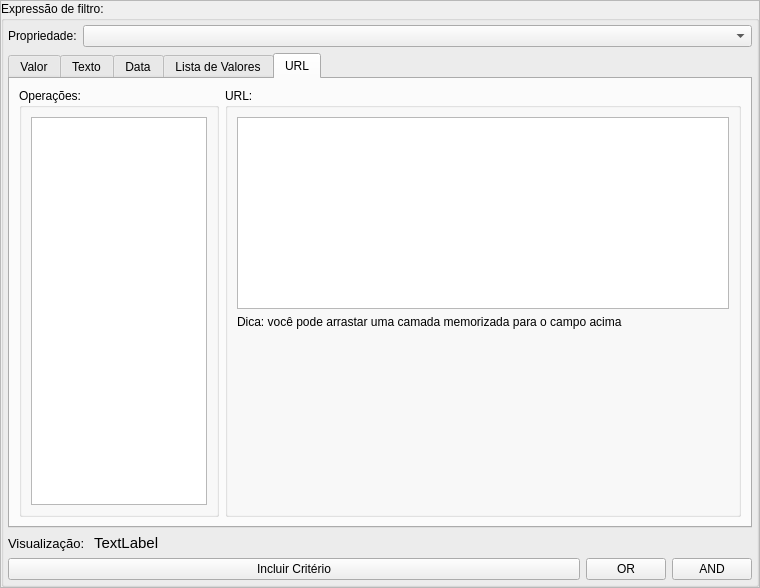
<?xml version="1.0" encoding="UTF-8"?>
<ui version="4.0">
 <class>Frame</class>
 <widget class="QFrame" name="Frame">
  <property name="geometry">
   <rect>
    <x>0</x>
    <y>0</y>
    <width>760</width>
    <height>588</height>
   </rect>
  </property>
  <property name="windowTitle">
   <string>Frame</string>
  </property>
  <property name="frameShape">
   <enum>QFrame::StyledPanel</enum>
  </property>
  <property name="frameShadow">
   <enum>QFrame::Raised</enum>
  </property>
  <layout class="QGridLayout" name="gridLayout">
   <property name="margin">
    <number>0</number>
   </property>
   <item row="0" column="0">
    <widget class="QGroupBox" name="groupFilter">
     <property name="sizePolicy">
      <sizepolicy hsizetype="Expanding" vsizetype="Expanding">
       <horstretch>0</horstretch>
       <verstretch>0</verstretch>
      </sizepolicy>
     </property>
     <property name="title">
      <string>Expressão de filtro:</string>
     </property>
     <layout class="QGridLayout" name="gridLayout_4">
      <property name="margin">
       <number>4</number>
      </property>
      <property name="horizontalSpacing">
       <number>6</number>
      </property>
      <item row="3" column="0">
       <layout class="QHBoxLayout" name="horizontalLayout_5">
        <item>
         <widget class="QPushButton" name="bt_insert_criteria">
          <property name="sizePolicy">
           <sizepolicy hsizetype="Expanding" vsizetype="Fixed">
            <horstretch>0</horstretch>
            <verstretch>0</verstretch>
           </sizepolicy>
          </property>
          <property name="text">
           <string>Incluir Critério</string>
          </property>
         </widget>
        </item>
        <item>
         <widget class="QPushButton" name="bt_or">
          <property name="text">
           <string>OR</string>
          </property>
         </widget>
        </item>
        <item>
         <widget class="QPushButton" name="bt_and">
          <property name="text">
           <string>AND</string>
          </property>
         </widget>
        </item>
       </layout>
      </item>
      <item row="0" column="0">
       <layout class="QHBoxLayout" name="horizontalLayout_3">
        <item>
         <widget class="QLabel" name="label_2">
          <property name="sizePolicy">
           <sizepolicy hsizetype="Minimum" vsizetype="Preferred">
            <horstretch>0</horstretch>
            <verstretch>0</verstretch>
           </sizepolicy>
          </property>
          <property name="text">
           <string>Propriedade:</string>
          </property>
         </widget>
        </item>
        <item>
         <widget class="QComboBox" name="cb_filter_property">
          <property name="sizePolicy">
           <sizepolicy hsizetype="Expanding" vsizetype="Fixed">
            <horstretch>0</horstretch>
            <verstretch>0</verstretch>
           </sizepolicy>
          </property>
          <property name="font">
           <font>
            <pointsize>9</pointsize>
           </font>
          </property>
         </widget>
        </item>
       </layout>
      </item>
      <item row="1" column="0">
       <widget class="QTabWidget" name="tab_values">
        <property name="currentIndex">
         <number>4</number>
        </property>
        <widget class="QWidget" name="tab_value">
         <attribute name="title">
          <string>Valor</string>
         </attribute>
         <layout class="QVBoxLayout" name="verticalLayout">
          <item>
           <widget class="QGroupBox" name="groupBox_5">
            <property name="title">
             <string>Operadores</string>
            </property>
            <property name="flat">
             <bool>false</bool>
            </property>
            <property name="checkable">
             <bool>false</bool>
            </property>
            <layout class="QGridLayout" name="gridLayout_5">
             <item row="0" column="2">
              <widget class="QPushButton" name="bt_number_gt">
               <property name="text">
                <string>&gt;</string>
               </property>
              </widget>
             </item>
             <item row="1" column="0">
              <widget class="QPushButton" name="bt_number_neq">
               <property name="text">
                <string>!=</string>
               </property>
              </widget>
             </item>
             <item row="1" column="1">
              <widget class="QPushButton" name="bt_number_lte">
               <property name="text">
                <string>&lt;=</string>
               </property>
              </widget>
             </item>
             <item row="0" column="0">
              <widget class="QPushButton" name="bt_number_eq">
               <property name="text">
                <string>=</string>
               </property>
              </widget>
             </item>
             <item row="1" column="2">
              <widget class="QPushButton" name="bt_number_gte">
               <property name="text">
                <string>&gt;=</string>
               </property>
              </widget>
             </item>
             <item row="0" column="1">
              <widget class="QPushButton" name="bt_number_lt">
               <property name="text">
                <string>&lt;</string>
               </property>
              </widget>
             </item>
            </layout>
           </widget>
          </item>
          <item>
           <widget class="QGroupBox" name="groupBox_8">
            <property name="sizePolicy">
             <sizepolicy hsizetype="Preferred" vsizetype="Expanding">
              <horstretch>0</horstretch>
              <verstretch>0</verstretch>
             </sizepolicy>
            </property>
            <property name="title">
             <string>Amostra de valores da propriedade:</string>
            </property>
            <layout class="QVBoxLayout" name="verticalLayout_6">
             <item>
              <layout class="QHBoxLayout" name="horizontalLayout_6">
               <item>
                <widget class="QListWidget" name="tabValue_list_values">
                 <property name="sizePolicy">
                  <sizepolicy hsizetype="Minimum" vsizetype="Expanding">
                   <horstretch>0</horstretch>
                   <verstretch>0</verstretch>
                  </sizepolicy>
                 </property>
                 <property name="minimumSize">
                  <size>
                   <width>225</width>
                   <height>0</height>
                  </size>
                 </property>
                </widget>
               </item>
              </layout>
             </item>
             <item>
              <layout class="QHBoxLayout" name="horizontalLayout_7">
               <item>
                <widget class="QLineEdit" name="tabValue_tx_insert_value"/>
               </item>
               <item>
                <widget class="QPushButton" name="tabValue_bt_insert">
                 <property name="text">
                  <string>Inserir</string>
                 </property>
                </widget>
               </item>
              </layout>
             </item>
            </layout>
           </widget>
          </item>
          <item>
           <spacer name="verticalSpacer">
            <property name="orientation">
             <enum>Qt::Vertical</enum>
            </property>
            <property name="sizeType">
             <enum>QSizePolicy::Minimum</enum>
            </property>
            <property name="sizeHint" stdset="0">
             <size>
              <width>20</width>
              <height>0</height>
             </size>
            </property>
           </spacer>
          </item>
         </layout>
        </widget>
        <widget class="QWidget" name="tab_text">
         <attribute name="title">
          <string>Texto</string>
         </attribute>
         <layout class="QVBoxLayout" name="verticalLayout_5">
          <item>
           <widget class="QGroupBox" name="groupBox_7">
            <property name="title">
             <string>Operadores</string>
            </property>
            <property name="flat">
             <bool>false</bool>
            </property>
            <property name="checkable">
             <bool>false</bool>
            </property>
            <layout class="QGridLayout" name="gridLayout_8">
             <item row="1" column="0">
              <widget class="QPushButton" name="pushButton_18">
               <property name="text">
                <string>!=</string>
               </property>
              </widget>
             </item>
             <item row="0" column="0">
              <widget class="QPushButton" name="pushButton_20">
               <property name="text">
                <string>=</string>
               </property>
              </widget>
             </item>
            </layout>
           </widget>
          </item>
          <item>
           <spacer name="verticalSpacer_4">
            <property name="orientation">
             <enum>Qt::Vertical</enum>
            </property>
            <property name="sizeHint" stdset="0">
             <size>
              <width>20</width>
              <height>40</height>
             </size>
            </property>
           </spacer>
          </item>
         </layout>
        </widget>
        <widget class="QWidget" name="tab_date">
         <attribute name="title">
          <string>Data</string>
         </attribute>
         <layout class="QVBoxLayout" name="verticalLayout_3">
          <item>
           <widget class="QGroupBox" name="groupBox_4">
            <property name="title">
             <string>Operadores:</string>
            </property>
            <layout class="QGridLayout" name="gridLayout_6">
             <item row="0" column="3">
              <widget class="QPushButton" name="tabDate_bt_between">
               <property name="text">
                <string>BETWEEN</string>
               </property>
              </widget>
             </item>
             <item row="0" column="0">
              <widget class="QPushButton" name="tabDate_bt_eq">
               <property name="text">
                <string>=</string>
               </property>
              </widget>
             </item>
             <item row="0" column="1">
              <widget class="QPushButton" name="tabDate_bt_lt">
               <property name="text">
                <string>&lt;</string>
               </property>
              </widget>
             </item>
             <item row="0" column="2">
              <widget class="QPushButton" name="tabDate_bt_gt">
               <property name="text">
                <string>&gt;</string>
               </property>
              </widget>
             </item>
             <item row="1" column="0">
              <widget class="QPushButton" name="tabDate_bt_neq">
               <property name="text">
                <string>!=</string>
               </property>
              </widget>
             </item>
             <item row="1" column="1">
              <widget class="QPushButton" name="tabDate_bt_lte">
               <property name="text">
                <string>&lt;=</string>
               </property>
              </widget>
             </item>
             <item row="1" column="2">
              <widget class="QPushButton" name="tabDate_bt_gte">
               <property name="text">
                <string>&gt;=</string>
               </property>
              </widget>
             </item>
            </layout>
           </widget>
          </item>
          <item>
           <widget class="QGroupBox" name="groupBox_2">
            <property name="title">
             <string>Valores:</string>
            </property>
            <layout class="QGridLayout" name="gridLayout_3">
             <item row="0" column="0">
              <widget class="QGroupBox" name="groupBox_3">
               <property name="title">
                <string>Data:</string>
               </property>
               <property name="flat">
                <bool>false</bool>
               </property>
               <layout class="QGridLayout" name="gridLayout_9">
                <item row="0" column="0">
                 <widget class="QCalendarWidget" name="calendar_date"/>
                </item>
               </layout>
              </widget>
             </item>
             <item row="0" column="1">
              <widget class="QGroupBox" name="groupBox_9">
               <property name="enabled">
                <bool>true</bool>
               </property>
               <property name="title">
                <string>Data Posterior:</string>
               </property>
               <property name="flat">
                <bool>false</bool>
               </property>
               <layout class="QGridLayout" name="gridLayout_10">
                <item row="0" column="0">
                 <widget class="QCalendarWidget" name="calendar_date_post">
                  <property name="enabled">
                   <bool>false</bool>
                  </property>
                 </widget>
                </item>
               </layout>
              </widget>
             </item>
            </layout>
           </widget>
          </item>
          <item>
           <spacer name="verticalSpacer_2">
            <property name="orientation">
             <enum>Qt::Vertical</enum>
            </property>
            <property name="sizeType">
             <enum>QSizePolicy::Minimum</enum>
            </property>
            <property name="sizeHint" stdset="0">
             <size>
              <width>20</width>
              <height>0</height>
             </size>
            </property>
           </spacer>
          </item>
         </layout>
        </widget>
        <widget class="QWidget" name="tab_value_list">
         <attribute name="title">
          <string>Lista de Valores</string>
         </attribute>
         <layout class="QVBoxLayout" name="verticalLayout_4">
          <item>
           <widget class="QGroupBox" name="groupBox_6">
            <property name="title">
             <string>Operadores</string>
            </property>
            <property name="flat">
             <bool>false</bool>
            </property>
            <property name="checkable">
             <bool>false</bool>
            </property>
            <layout class="QGridLayout" name="gridLayout_7">
             <item row="0" column="0">
              <widget class="QPushButton" name="tabListValue_bt_in">
               <property name="text">
                <string>IN</string>
               </property>
              </widget>
             </item>
            </layout>
           </widget>
          </item>
          <item>
           <widget class="QGroupBox" name="groupBox">
            <property name="title">
             <string>Amostra de valores da propriedade:</string>
            </property>
            <layout class="QGridLayout" name="gridLayout_2">
             <item row="0" column="0">
              <widget class="QListWidget" name="tabListValue_list_values"/>
             </item>
             <item row="1" column="0">
              <layout class="QHBoxLayout" name="horizontalLayout_2">
               <item>
                <widget class="QLineEdit" name="tabListValue_tx_value"/>
               </item>
               <item>
                <widget class="QPushButton" name="tabListValue_bt_insert">
                 <property name="text">
                  <string>Inserir</string>
                 </property>
                </widget>
               </item>
              </layout>
             </item>
            </layout>
           </widget>
          </item>
          <item>
           <spacer name="verticalSpacer_3">
            <property name="orientation">
             <enum>Qt::Vertical</enum>
            </property>
            <property name="sizeType">
             <enum>QSizePolicy::Minimum</enum>
            </property>
            <property name="sizeHint" stdset="0">
             <size>
              <width>20</width>
              <height>0</height>
             </size>
            </property>
           </spacer>
          </item>
         </layout>
        </widget>
        <widget class="QWidget" name="tab_url">
         <attribute name="title">
          <string>URL</string>
         </attribute>
         <layout class="QGridLayout" name="gridLayout_11">
          <item row="0" column="0">
           <widget class="QGroupBox" name="groupBox_10">
            <property name="maximumSize">
             <size>
              <width>200</width>
              <height>16777215</height>
             </size>
            </property>
            <property name="title">
             <string>Operações:</string>
            </property>
            <layout class="QGridLayout" name="gridLayout_12">
             <item row="0" column="0">
              <widget class="QListWidget" name="tabUrl_list_operations"/>
             </item>
            </layout>
           </widget>
          </item>
          <item row="0" column="1">
           <widget class="QGroupBox" name="groupBox_11">
            <property name="sizePolicy">
             <sizepolicy hsizetype="Expanding" vsizetype="Preferred">
              <horstretch>0</horstretch>
              <verstretch>0</verstretch>
             </sizepolicy>
            </property>
            <property name="title">
             <string>URL:</string>
            </property>
            <layout class="QGridLayout" name="gridLayout_13">
             <item row="1" column="1">
              <widget class="QLabel" name="label_3">
               <property name="sizePolicy">
                <sizepolicy hsizetype="Preferred" vsizetype="Expanding">
                 <horstretch>0</horstretch>
                 <verstretch>0</verstretch>
                </sizepolicy>
               </property>
               <property name="text">
                <string>Dica: você pode arrastar uma camada memorizada para o campo acima</string>
               </property>
               <property name="alignment">
                <set>Qt::AlignLeading|Qt::AlignLeft|Qt::AlignTop</set>
               </property>
              </widget>
             </item>
             <item row="0" column="1">
              <widget class="QPlainTextEdit" name="tabUrl_tx_url"/>
             </item>
            </layout>
           </widget>
          </item>
          <item row="0" column="2">
           <spacer name="horizontalSpacer">
            <property name="orientation">
             <enum>Qt::Horizontal</enum>
            </property>
            <property name="sizeType">
             <enum>QSizePolicy::Minimum</enum>
            </property>
            <property name="sizeHint" stdset="0">
             <size>
              <width>0</width>
              <height>20</height>
             </size>
            </property>
           </spacer>
          </item>
         </layout>
        </widget>
       </widget>
      </item>
      <item row="2" column="0">
       <layout class="QHBoxLayout" name="horizontalLayout">
        <item>
         <widget class="QLabel" name="label">
          <property name="font">
           <font>
            <pointsize>10</pointsize>
           </font>
          </property>
          <property name="text">
           <string>Visualização: </string>
          </property>
         </widget>
        </item>
        <item>
         <widget class="QLabel" name="lb_criteria_preview">
          <property name="sizePolicy">
           <sizepolicy hsizetype="Expanding" vsizetype="Preferred">
            <horstretch>0</horstretch>
            <verstretch>0</verstretch>
           </sizepolicy>
          </property>
          <property name="font">
           <font>
            <pointsize>11</pointsize>
           </font>
          </property>
          <property name="text">
           <string>TextLabel</string>
          </property>
         </widget>
        </item>
       </layout>
      </item>
     </layout>
    </widget>
   </item>
  </layout>
 </widget>
 <resources/>
 <connections/>
</ui>
